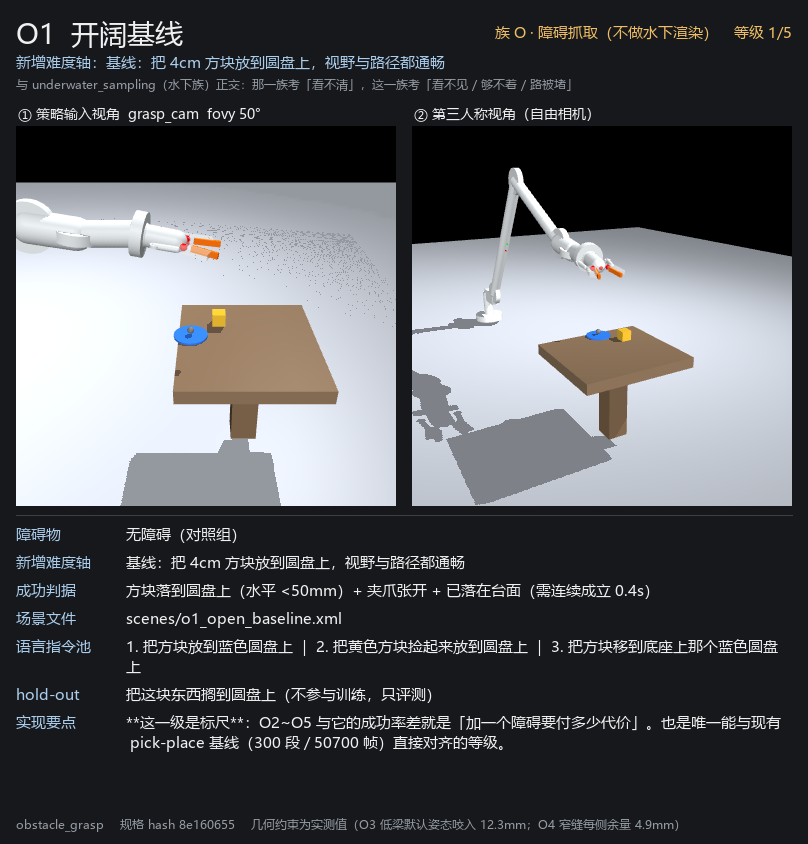
#> input picture obstacle_grasp/shots/1_o1_open_baseline.png, 808 x 844 px
$ python preview.py ../obstacle_grasp/shots/1_o1_open_baseline.png
#> lines starting #> are read from the running program, lines starting #| are printed output that depends on the picture
# -*- coding: utf-8 -*-
"""在终端里"看图"：把图像打成 ASCII 亮度图 + 统计。

用途：无 GUI / 无法直接查看图片时，快速确认渲染结果的结构与退化程度。
支持 PNG 等图片格式（需要 PIL）与 ``.npy``。

    python -m underwater_vision.preview out/grasp_cam_clean_*.png out/grasp_cam_turbid.png
    python -m underwater_vision.preview out/grasp_cam_sheet.png --cols 100
"""
from __future__ import annotations

import argparse
import glob
import sys
from pathlib import Path

import numpy as np

RAMP = " .:-=+*#%@"

__all__ = ["ascii_map", "load_image", "stats", "preview"]


def load_image(path: str | Path) -> np.ndarray:
    """读图片（PIL）或 .npy。"""
    p = Path(path)
    if p.suffix.lower() == ".npy":
        return np.load(p)
    from PIL import Image

    with Image.open(p) as im:
        return np.asarray(im.convert("RGB"))


def _to_float(img: np.ndarray) -> np.ndarray:
    a = np.asarray(img, np.float32)
    return a / 255.0 if a.max() > 1.5 else a


def stats(img: np.ndarray) -> dict:
    a = _to_float(img)
    lum = a @ np.array([0.299, 0.587, 0.114], np.float32)
    return {
        "shape": tuple(np.asarray(img).shape),
        "mean": float(lum.mean()),
        "rgb": [round(float(v), 3) for v in a.reshape(-1, 3).mean(0)],
        "contrast": float(lum.std()),
        "dark_pct": float((lum < 0.16).mean() * 100.0),
    }


def ascii_map(img: np.ndarray, cols: int = 64, rows: int = 24, ramp: str = RAMP) -> str:
    """把图像降采样成 ASCII 亮度图（宽高比按字符单元 2:1 校正）。"""
    a = _to_float(img)
    lum = a @ np.array([0.299, 0.587, 0.114], np.float32)
    if lum.ndim != 2:
        raise ValueError(f"需要二维亮度图，收到 {lum.shape}")
    h, w = lum.shape
    rows = max(1, min(rows, h))
    cols = max(1, min(cols, w * 2))     # 字符是"高瘦"的，列数一般给宽度的 2 倍
    yi = np.linspace(0, h - 1, rows).astype(int)
    xi = np.linspace(0, w - 1, cols).astype(int)
    small = lum[yi][:, xi]
    idx = np.clip((small * (len(ramp) - 1)).round().astype(int), 0, len(ramp) - 1)
    return "\n".join("".join(ramp[i] for i in row) for row in idx)


def preview(paths, cols: int = 64, rows: int = 24, show_stats: bool = True,
            ramp: str = RAMP) -> None:
    for path in paths:
        try:
            img = load_image(path)
        except Exception as e:
            print(f"！读不了 {path}：{e}")
            continue
        print(f"\n=== {path} ===")
        if show_stats:
            st = stats(img)
            print(f"  shape={st['shape']}  mean={st['mean'] * 255:.1f}  "
                  f"RGB={[round(v * 255, 1) for v in st['rgb']]}  "
                  f"contrast={st['contrast']:.3f}  dark={st['dark_pct']:.1f}%")
        print(ascii_map(img, cols=cols, rows=rows, ramp=ramp))


def main(argv=None) -> int:
    ap = argparse.ArgumentParser(description="终端看图（ASCII）")
    ap.add_argument("paths", nargs="*", help="图片路径 / glob，如 out/*.png")
    ap.add_argument("--cols", type=int, default=64)
    ap.add_argument("--rows", type=int, default=24)
    ap.add_argument("--ramp", type=str, default=RAMP)
    args = ap.parse_args(argv)

    paths: list[str] = []
    for p in args.paths:
        hits = sorted(glob.glob(p))
        paths.extend(hits if hits else [p])
    if not paths:
        ap.print_help()
        return 2

    preview(paths, cols=args.cols, rows=args.rows, ramp=args.ramp)
#> in load_image, im is the input picture: PIL image 808x844 RGB; mean R, G, B 84.4, 86.3, 90
#> in stats, `lum = a @ np.array([0.299, 0.587, 0.114], np.float32)`:
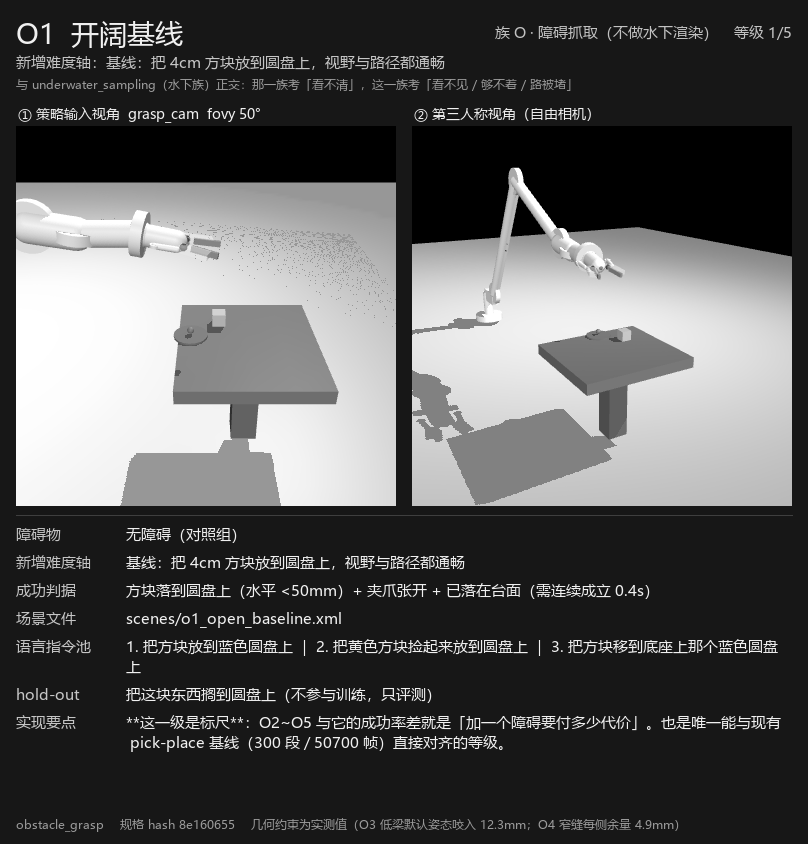
#> lum: shape (844, 808) float32; min 0, max 1, mean 0.338
#> in preview, `st = stats(img)`: st = {'shape': (844, 808, 3), 'mean': 0.338, 'rgb': [0.333, 0.338, 0.353], 'contrast': 0.349, 'dark_pct': 61.49}
#|   shape=(844, 808, 3)  mean=86.1  RGB=[84.9, 86.2, 90.0]  contrast=0.349  dark=61.5%
#> in ascii_map, `small = lum[yi][:, xi]`:
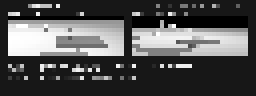
#> small: shape (24, 64) float32 (shown 4 times larger); min 0, max 1, mean 0.322
#> in ascii_map, `idx = np.clip((small * (len(ramp) - 1)).round().astype(int), 0, len(ra..`:
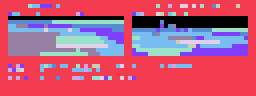
#> idx: shape (24, 64) int64 (shown 4 times larger); 10 distinct labels, from 0 to 9; one colour per label, 0 black
    return 0


if __name__ == "__main__":
    sys.exit(main())
#> (the program exits here)

$ run again, on obstacle_grasp/shots/3_o3_front_overhang.png
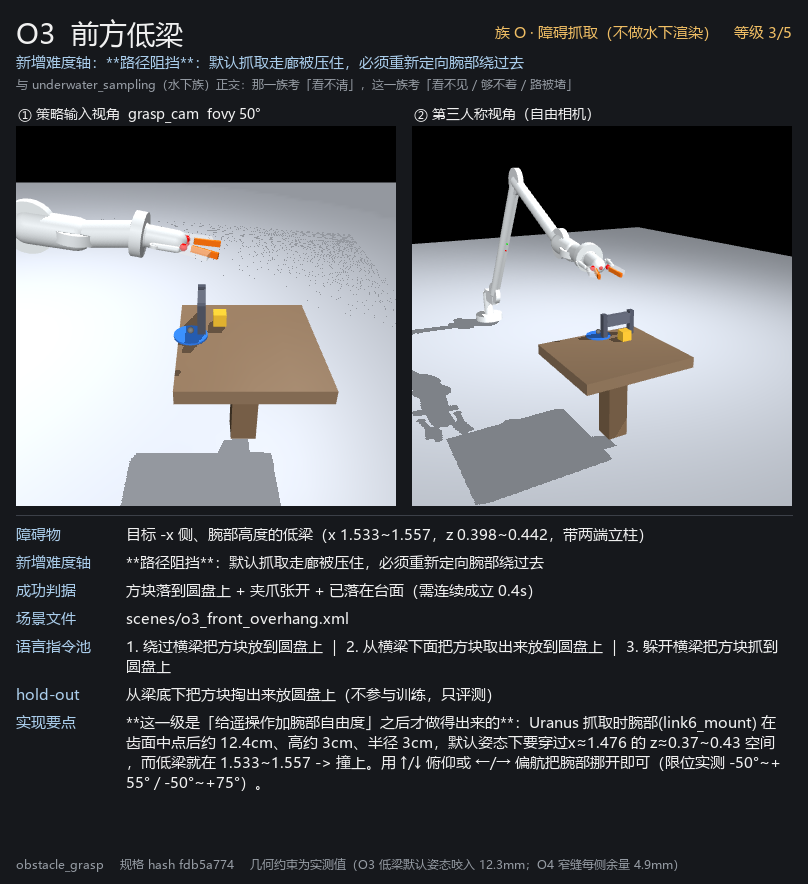
#> input picture obstacle_grasp/shots/3_o3_front_overhang.png, 808 x 884 px
#> in load_image, im is the input picture: PIL image 808x884 RGB; mean R, G, B 82.9, 84.8, 88.5
#> in stats, `lum = a @ np.array([0.299, 0.587, 0.114], np.float32)`:
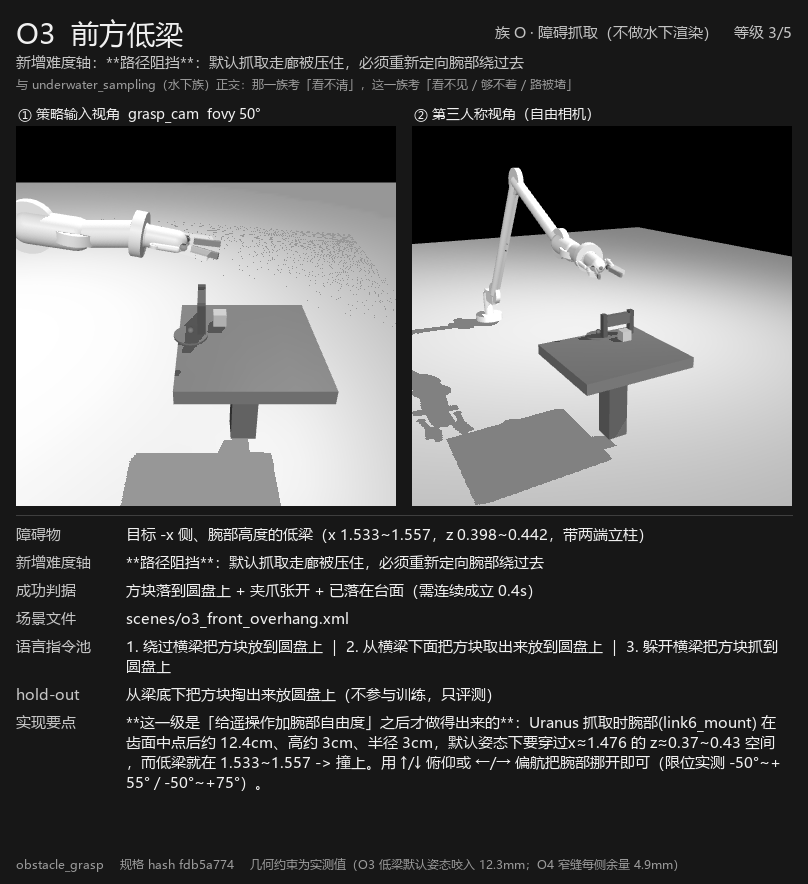
#> lum: shape (884, 808) float32; min 0, max 1, mean 0.332
#> st = {'shape': (884, 808, 3), 'mean': 0.332, 'rgb': [0.328, 0.332, 0.347], 'contrast': 0.346, 'dark_pct': 62.05}
#|   shape=(884, 808, 3)  mean=84.7  RGB=[83.6, 84.7, 88.5]  contrast=0.346  dark=62.0%
#> in ascii_map, `idx = np.clip((small * (len(ramp) - 1)).round().astype(int), 0, len(ra..`:
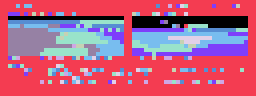
#> idx: shape (24, 64) int64 (shown 4 times larger); 10 distinct labels, from 0 to 9; one colour per label, 0 black

$ run again, on obstacle_grasp/shots/overview.png
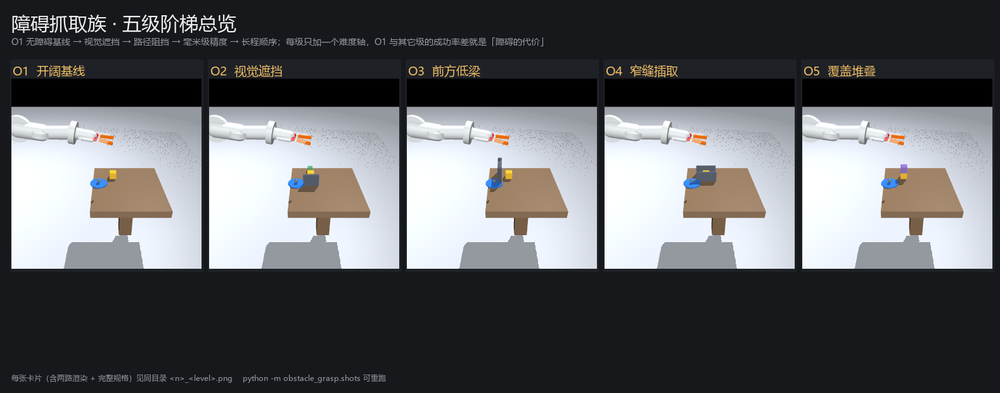
#> input picture obstacle_grasp/shots/overview.png, 1000 x 393 px, shrunk from 1578 x 620 before the run
#> in load_image, im is the input picture: PIL image 1000x393 RGB; mean R, G, B 94.2, 95.6, 98.7
#> in stats, `lum = a @ np.array([0.299, 0.587, 0.114], np.float32)`:
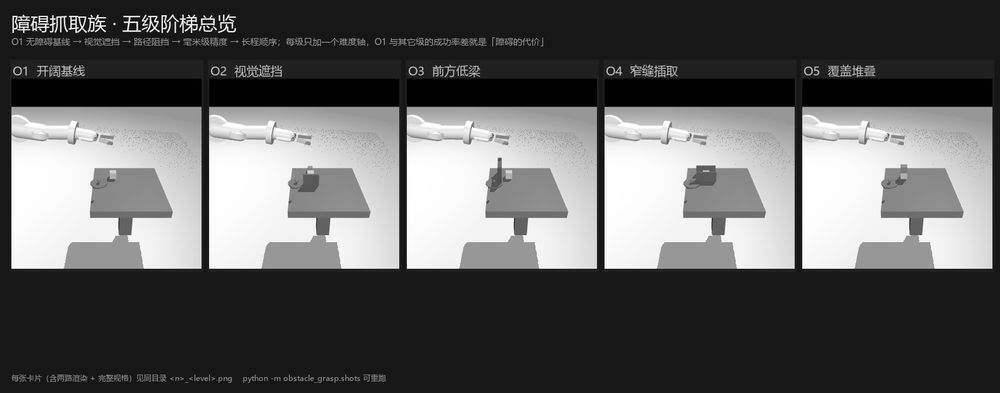
#> lum: shape (393, 1000) float32; min 0, max 1, mean 0.375
#> st = {'shape': (393, 1000, 3), 'mean': 0.375, 'rgb': [0.371, 0.375, 0.387], 'contrast': 0.366, 'dark_pct': 58.34}
#|   shape=(393, 1000, 3)  mean=95.6  RGB=[94.6, 95.6, 98.7]  contrast=0.366  dark=58.3%
#> in ascii_map, `idx = np.clip((small * (len(ramp) - 1)).round().astype(int), 0, len(ra..`:
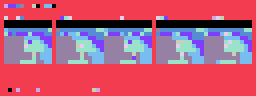
#> idx: shape (24, 64) int64 (shown 4 times larger); 10 distinct labels, from 0 to 9; one colour per label, 0 black
